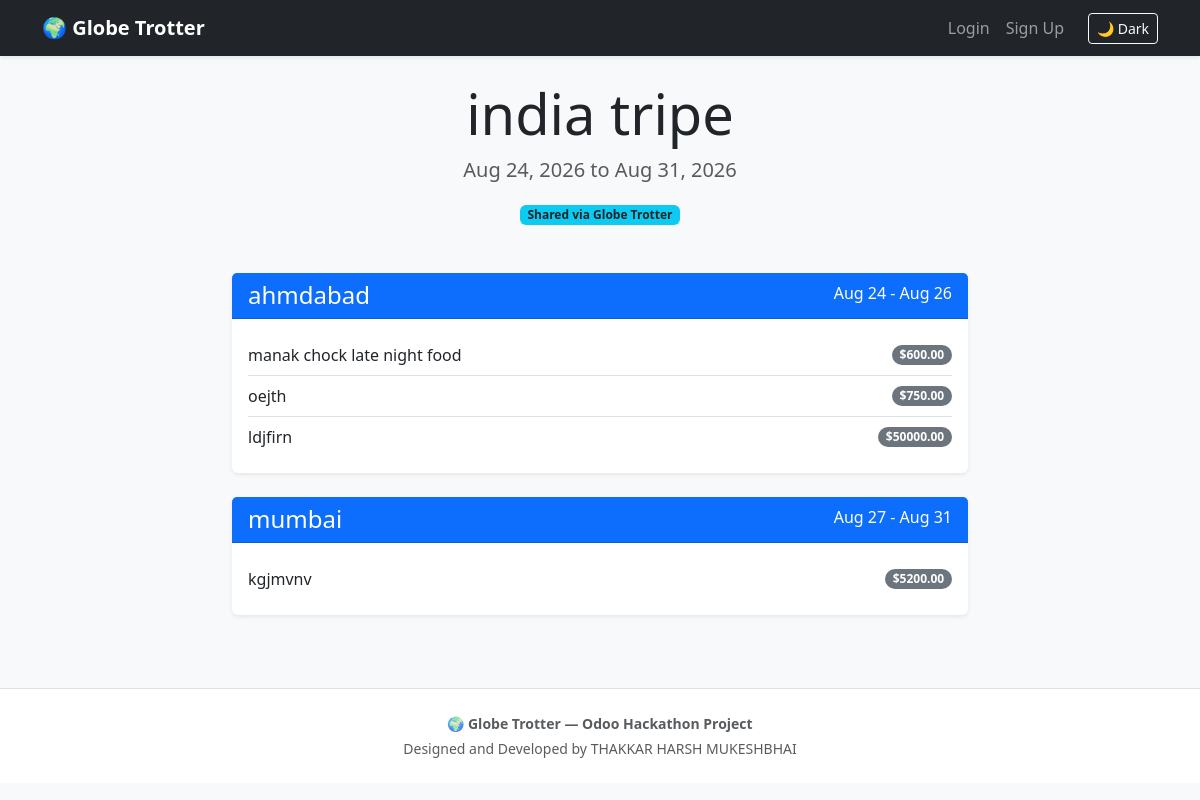
/share/3, run on the app's committed database.
### app/models.py (models this page shows)
class Trip(db.Model):
    id = db.Column(db.Integer, primary_key=True)
    user_id = db.Column(db.Integer, db.ForeignKey('user.id'), nullable=False) # Links the trip to the user
    title = db.Column(db.String(100), nullable=False)
    description = db.Column(db.Text, nullable=True)
    start_date = db.Column(db.Date, nullable=False)
    end_date = db.Column(db.Date, nullable=False)
    created_at = db.Column(db.DateTime, default=datetime.utcnow)
    stops = db.relationship('Stop', backref='trip', lazy=True, cascade="all, delete-orphan")

class Stop(db.Model):
    id = db.Column(db.Integer, primary_key=True)
    trip_id = db.Column(db.Integer, db.ForeignKey('trip.id'), nullable=False) # Links the stop to a trip
    city_name = db.Column(db.String(100), nullable=False)
    arrival_date = db.Column(db.Date, nullable=False)
    departure_date = db.Column(db.Date, nullable=False)
    activities = db.relationship('Activity', backref='stop', lazy=True, cascade="all, delete-orphan")

class Activity(db.Model):
    id = db.Column(db.Integer, primary_key=True)
    stop_id = db.Column(db.Integer, db.ForeignKey('stop.id'), nullable=False) # Links activity to a stop
    name = db.Column(db.String(150), nullable=False)
    cost = db.Column(db.Float, default=0.0)
    activity_date = db.Column(db.Date, nullable=False)

### app/routes.py (the view)
@auth.route('/share/<int:trip_id>')
def share_trip(trip_id):
    trip = Trip.query.get_or_404(trip_id)
    stops = Stop.query.filter_by(trip_id=trip.id).order_by(Stop.arrival_date).all()
    return render_template('share_trip.html', trip=trip, stops=stops)

### app/templates/share_trip.html
{% extends "base.html" %}
{% block content %}
<div class="text-center mb-5 mt-4">
    <h1 class="display-4">{{ trip.title }}</h1>
    <p class="lead text-muted">
        {{ trip.start_date.strftime('%b %d, %Y') }} to {{ trip.end_date.strftime('%b %d, %Y') }}
    </p>
    <span class="badge bg-info text-dark">Shared via Globe Trotter</span>
</div>
<div class="row justify-content-center">
    <div class="col-md-8">
        {% if stops %}
            <div class="timeline">
                {% for stop in stops %}
                <div class="card mb-4 shadow-sm border-0">
                    <div class="card-header bg-primary text-white d-flex justify-content-between">
                        <h4 class="mb-0">{{ stop.city_name }}</h4>
                        <span>{{ stop.arrival_date.strftime('%b %d') }} - {{ stop.departure_date.strftime('%b %d') }}</span>
                    </div>
                    <div class="card-body">
                        {% if stop.activities %}
                            <ul class="list-group list-group-flush">
                                {% for activity in stop.activities %}
                                <li class="list-group-item d-flex justify-content-between align-items-center px-0">
                                    {{ activity.name }}
                                    <span class="badge bg-secondary rounded-pill">${{ "%.2f"|format(activity.cost) }}</span>
                                </li>
                                {% endfor %}
                            </ul>
                        {% else %}
                            <p class="text-muted mb-0">Exploring the city...</p>
                        {% endif %}
                    </div>
                </div>
                {% endfor %}
            </div>
        {% else %}
            <div class="text-center p-5">
                <h5 class="text-muted">The itinerary is still being planned!</h5>
            </div>
        {% endif %}
    </div>
</div>
{% endblock %}

### app/templates/base.html (style rules this page uses)
body { transition: background-color 0.3s ease, color 0.3s ease; }

### data on the page
Trip: title "india tripe", start_date "Aug 24, 2026", end_date "Aug 31, 2026"
Stop: city_name "ahmdabad", arrival_date "Aug 24", departure_date "Aug 26"
Activity: name "manak chock late night food", cost "600.00"
Activity: name "oejth", cost "750.00"
Activity: name "ldjfirn", cost "50000.00"
Stop: city_name "mumbai", arrival_date "Aug 27", departure_date "Aug 31"
Activity: name "kgjmvnv", cost "5200.00"
